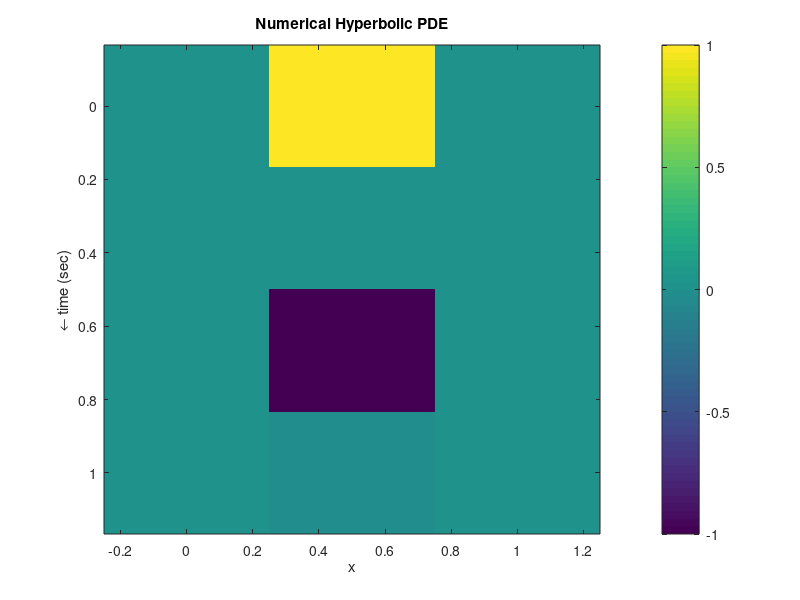
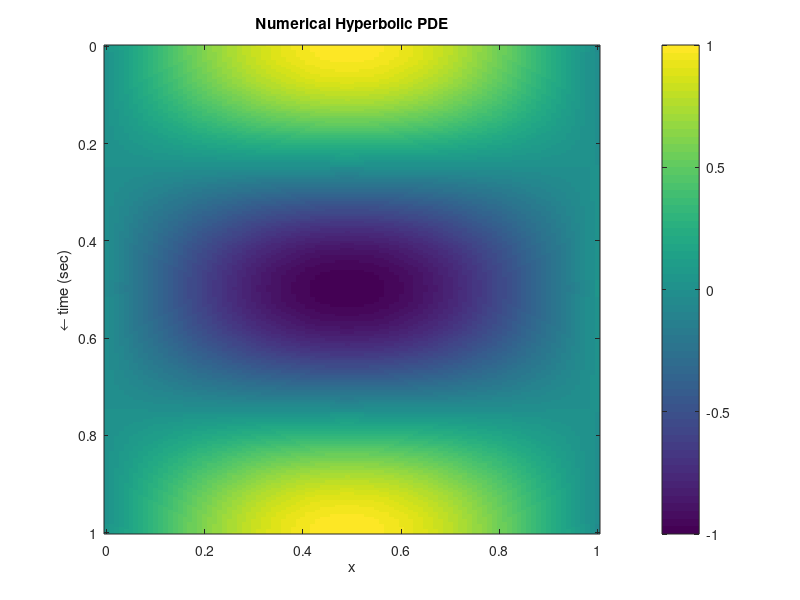

Write MATLAB code to recreate these figures, in order.
delx = 0.5; % resolution size
r = 1;      %aspect ration
u = 1;      % constant of wave equation
delt = r^2*delx/2;  % time step size
Tsteps = round(1/delt);   % number of time steps



% X1 is the potential grid of the simulation, due to symmetry only half of
% the field is calculated


X1 = zeros(Tsteps, 1/(2*delx)+2);  %initialize X1

%Initial conditions and reflection line defined

x = 0:delx:0.5+delx
X1(1,:) = sin(pi*x);
X1(2,2:end-1) = .5*(X1(1,1:end-2) + X1(1,3:end));
X1(2,end) = X1(2,end-2); %Reflection line


for row = 3:size(X1,1)
    for col = 2:size(X1,2)-1
        X1(row,col) = X1(row-1, col-1) + X1(row-1, col+1) - X1(row-2, col);
    end
    X1(row,end) = X1(row, end-2) %reflect line
end


% Use symmetry condition to create entire field


X2 = [X1, fliplr(X1(:,1:end-3))];
AX2 = zeros(Tsteps,101)


for n = 1:1:200
        for x = 1:1:101
            AX2(n,x) = sin(pi*x/100)*cos(pi*n/100);
        end
end


figure(1), imagesc(0:delx:1,(0:delt:Tsteps*delt),X2), colorbar
ylabel('\leftarrow time (sec)')
xlabel('x')
title('Numerical Hyperbolic PDE')

figure(2), imagesc(0:delx:1,(0:delt:Tsteps*delt),AX2), colorbar
ylabel('\leftarrow time (sec)')
xlabel('x')
title('Numerical Hyperbolic PDE')



if(delx ==.1)
    dispmat = [X1(1:8, 1:7)];
    disp(sprintf('\nCompare to ta, Solution of the wave equation'))
    disp(num2str(dispmat))
end




